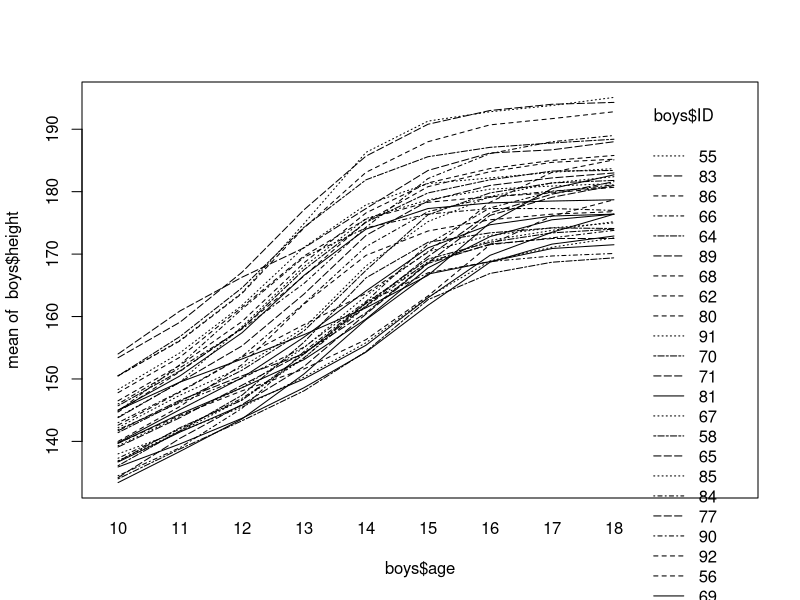
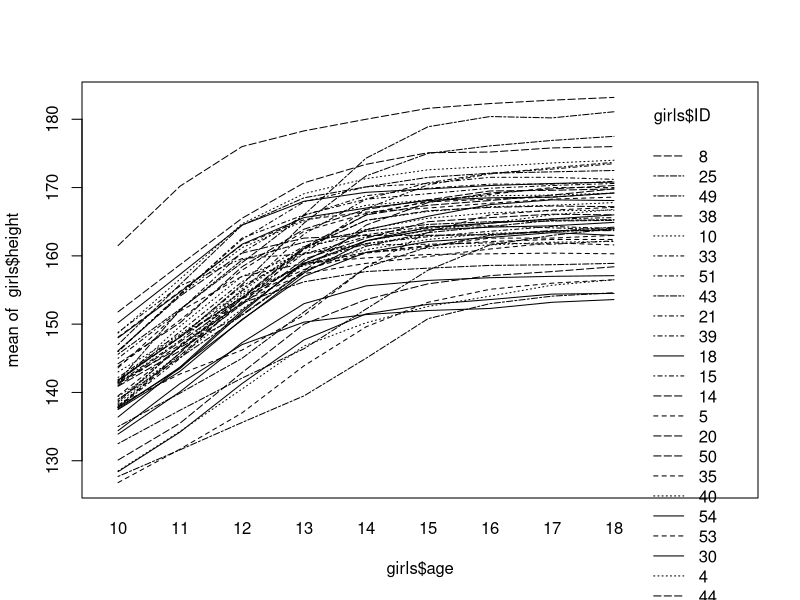

Reproduce these figures in R, in order.
### Children Height
setwd('./02 Mixed Models')
library(lme4)
rm(list = ls())
data<-read.table("heightchildren.txt", sep="\t", dec=".", header=TRUE)
attach(data)
head(data)
tail(data)
boys = data[which(data$gender == "boy"), ]
girls = data[which(data$gender == "girl"), ]
interaction.plot(boys$age, boys$ID, boys$height)
interaction.plot(girls$age, girls$ID, girls$height)
# create a mixed-effect mdoel using lmer
model<-lmer(height~(age + poly(age, degree=2) + poly(age, degree=3)):gender + (1+age|ID), data=data, REML=FALSE)
summary(model)
# compute random effects
ranef(model)
ranef(model)$ID[[93, 2]]
# test hyphothesis (if gender is a significant variable)
model.H0<-lmer(height~age + poly(age, degree=2) + poly(age, degree=3) + (1+age|ID), data=data, REML=FALSE)
model.H1<-lmer(height~(age + poly(age, degree=2) + poly(age, degree=3)):gender + (1+age|ID), data=data, REML=FALSE)
anova(model.H0, model.H1)
# show gender importance, if the p < 0.05, it is a significant variable
anova(model.H0, model.H1)$Pr[2]
# predict value of some ungiven data point using the developed mdoel
newdata<-expand.grid(ID=3, gender='girl', age=19)
mu.pred<-predict(model, newdata=newdata)
mu.pred


### 
rm(list = ls())
data<-read.table("treemoisture.txt", header=TRUE, sep="\t", dec=".")
x1=data$Location
x2=data$Species
x3=data$Transpiration
y=data$Moisture
z=data$Branch.ID
# make 3 different models
m1<-aov(y~x1*x2*x3*z, data=data)
m2<-aov(y~(x1+x2+x3)*z, data=data)
m3<-aov(y~x1*x2*x3, data=data)
# test these models with the Akaike information criterion
AIC(m1, m2, m3)
# use the one, which gave the best score
model_mixed_eff<-lmer(y~x1*x2*x3 + (1|z), data=data)
summary(model_mixed_eff)
# a
# all estimation for mu
mu_all = model_mixed_eff@resp$mu
# next, we need to specify the indices where x1 = Central, x2 = Yellow Poplar, 
# and xi∗3 = Slow
sub_data = data[which(data$Location == "Central" & data$Species == "Yellow Poplar" 
           & data$Transpiration == "Slow"), ]
indexes_string = row.names(sub_data)
indexes = as.numeric(unlist(strsplit(indexes_string, ",", fixed=TRUE)))
# finally, we can obtain the estimate for the required values
mu_all[indexes]
# b
ranef(model_mixed_eff)$z[10,1]
# c
sigma2<-sigma(model_mixed_eff)^2
sigma2
# d
model.H0<-lmer(y~(x1+x2)*z + (1|z), data=data, REML=FALSE)
model.H1<-lmer(y~(x1+x2+x3)*z + (1|z), data=data, REML=FALSE)
anova(model.H0, model.H1)
anova(model.H0, model.H1)$Pr[2]
# e
newdata<-expand.grid(x1='Central', x2='Yellow Poplar', x3='Slow', z=15)
mu.pred<-predict(model_mixed_eff, newdata=newdata)
mu.pred
